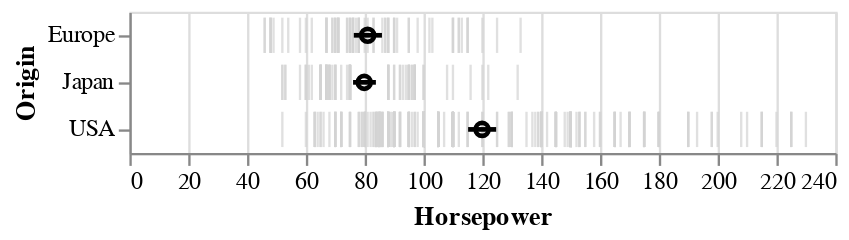

Write notebook code for a chart like this one.
### Markdown cell above
An particularly usful visualization 
is to combine the above with an indication of the distribution of the data,
e.g. as a faded violinplot in the background
or as faded marks for all observations.
This gives the reader a chance to study the raw data
in addition to seeing the mean and its certainty.

### Code cell
err_bars = alt.Chart(cars).mark_errorbar(extent='ci', rule=alt.LineConfig(size=2)).encode(
    x='Horsepower',
    y='Origin'
)

(err_bars.mark_tick(color='lightgrey')
 + err_bars
 + err_bars.mark_point(color='black').encode(x='mean(Horsepower)'))

### Figure 1 — Vega specification as saved in the notebook (floating-point values rounded to 4 significant figures; data arrays with more than 128 entries replaced by an {"elided": "..."} marker saying what was removed)
{"$schema": "https://vega.github.io/schema/vega/v5.json", "data": [{"name": "source_0", "values": {"elided": "406 records"}}, {"name": "data_0", "values": {"elided": "400 records"}}, {"name": "data_1", "source": "source_0", "transform": [{"type": "aggregate", "groupby": ["Origin"], "fields": ["Horsepower", "Horsepower", "Horsepower", "Horsepower"], "ops": ["mean", "mean", "ci0", "ci1"], "as": ["mean_Horsepower", "center_Horsepower", "lower_Horsepower", "upper_Horsepower"]}, {"type": "project", "fields": ["Origin", "center_Horsepower", "lower_Horsepower", "mean_Horsepower", "upper_Horsepower"]}]}, {"name": "data_2", "source": "data_1", "transform": [{"type": "filter", "expr": "isValid(datum[\"mean_Horsepower\"]) && isFinite(+datum[\"mean_Horsepower\"])"}, {"type": "project", "fields": ["Origin", "mean_Horsepower"]}]}, {"name": "data_3", "source": "data_1", "transform": [{"type": "filter", "expr": "isValid(datum[\"lower_Horsepower\"]) && isFinite(+datum[\"lower_Horsepower\"])"}, {"type": "project", "fields": ["Origin", "center_Horsepower", "lower_Horsepower", "upper_Horsepower"]}]}, {"name": "data_0_y_domain_Origin_0", "values": [{"Origin": "USA"}, {"Origin": "Europe"}, {"Origin": "Japan"}]}, {"name": "data_3_y_domain_Origin_1", "source": "data_3", "transform": [{"type": "aggregate", "groupby": ["Origin"], "fields": [], "ops": [], "as": []}, {"type": "formula", "expr": "datum['Origin']", "as": "sort_field"}, {"type": "project", "fields": ["Origin"]}]}, {"name": "data_2_y_domain_Origin_2", "source": "data_2", "transform": [{"type": "aggregate", "groupby": ["Origin"], "fields": [], "ops": [], "as": []}, {"type": "formula", "expr": "datum['Origin']", "as": "sort_field"}, {"type": "project", "fields": ["Origin"]}]}], "signals": [{"name": "y_step", "value": 20}, {"name": "height", "update": "bandspace(domain('y').length, 0.25, 0.125) * y_step"}], "marks": [{"type": "rect", "name": "layer_0_marks", "from": {"data": "data_0"}, "encode": {"update": {"width": {"value": 1}, "opacity": {"value": 0.7}, "fill": {"value": "lightgrey"}, "yc": {"field": "Origin", "scale": "y", "band": 0.5}, "xc": {"field": "Horsepower", "scale": "x"}, "height": {"scale": "y", "band": 1}}}, "style": ["tick"]}, {"type": "rule", "name": "layer_1_marks", "from": {"data": "data_3"}, "encode": {"update": {"x": {"field": "lower_Horsepower", "scale": "x"}, "stroke": {"value": "black"}, "tooltip": {"signal": "{\"Ci1 of Horsepower\": format(datum[\"upper_Horsepower\"], \"\"), \"Ci0 of Horsepower\": format(datum[\"lower_Horsepower\"], \"\"), \"Mean of Horsepower\": format(datum[\"center_Horsepower\"], \"\"), \"Origin\": isValid(datum[\"Origin\"]) ? datum[\"Origin\"] : \"\"+datum[\"Origin\"]}"}, "x2": {"field": "upper_Horsepower", "scale": "x"}, "strokeWidth": {"value": 2}, "y": {"field": "Origin", "scale": "y", "band": 0.5}}}, "style": ["rule", "errorbar-rule"]}, {"type": "symbol", "name": "layer_2_marks", "from": {"data": "data_2"}, "encode": {"update": {"x": {"field": "mean_Horsepower", "scale": "x"}, "stroke": {"value": "black"}, "y": {"field": "Origin", "scale": "y", "band": 0.5}, "fill": {"value": "transparent"}}}, "style": ["point"]}], "scales": [{"name": "x", "type": "linear", "domain": {"fields": [{"data": "data_0", "field": "Horsepower"}, {"data": "data_3", "field": "lower_Horsepower"}, {"data": "data_3", "field": "upper_Horsepower"}, {"data": "data_2", "field": "mean_Horsepower"}]}, "range": [0, {"signal": "width"}], "nice": true, "zero": true}, {"name": "y", "type": "band", "domain": {"fields": [{"data": "data_0_y_domain_Origin_0", "field": "Origin"}, {"data": "data_3_y_domain_Origin_1", "field": "Origin"}, {"data": "data_2_y_domain_Origin_2", "field": "Origin"}], "sort": true}, "range": {"step": {"signal": "y_step"}}, "paddingInner": 0.25, "paddingOuter": 0.125}], "axes": [{"scale": "x", "domain": false, "maxExtent": 0, "ticks": false, "minExtent": 0, "aria": false, "zindex": 0, "gridScale": "y", "tickCount": {"signal": "ceil(width/40)"}, "orient": "bottom", "grid": true, "labels": false}, {"scale": "x", "tickCount": {"signal": "ceil(width/40)"}, "orient": "bottom", "grid": false, "labelOverlap": true, "labelFlush": true, "zindex": 0, "title": "Horsepower"}, {"scale": "y", "grid": false, "title": "Origin", "orient": "left", "zindex": 0}], "background": "white", "width": 300, "style": "cell", "padding": 5}
